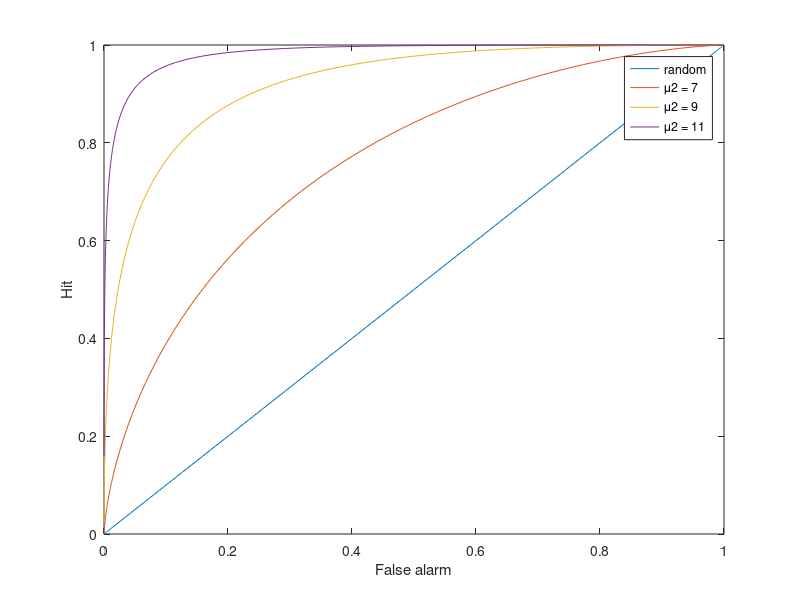

Recreate this plot in MATLAB.
% Consider two normal distributions with different means μ 1 = 5 and μ 2 = 7 (μ 1 < μ 2 )
% and equal variances σ 2 = 4 (see Fig.2.19 in book or lecture sheets). Let x ∗ be the value
% of a decision criterion used to classify an object having a feature with value x in class
% ω 1 for x < x ∗ and in class ω 2 for x ≥ x ∗ .

% The integral of the first distribution (with mean μ 1 ) for values of x ≥ x ∗ specifies the
% probability of wrongly classifying an object from class ω 1 into class ω 2 to be referred to
% as a false alarm. The integral of the second distribution for values of x ≥ x ∗ specifies the
% probability of correctly classifying an object from class ω 2 into class ω 2 , to be referred
% to as a hit.

% 1. Choose a value of x ∗ and compute the probabilities of hit (h) and false alarm (fa).
%x* = 6
% hit = integral 6 to inf for dist 2 = 1 - integral -inf to 6 = 
1 - normcdf(6, 7, 2)
% fa = integral 6 to inf for dist 1 = 1 - integral -inf to 6 = 
1 - normcdf(6, 5, 2)

% Plot the point (fa, h) in a graph with horizontal axis fa and vertical axis h. 
%Choose a few
% other values of x ∗ in the interval [μ 1 − 3σ; μ 2 + 3σ] (-1 ; 13) 
% and plot the corresponding (fa, h) points too.
x = [];y1 = [];y2 = [];y3 = [];
for xStar = -1:0.1:13
    x(end+1) = (1 - normcdf(xStar, 5, 2));
    y1(end+1) = (1 - normcdf(xStar, 7, 2));
    y2(end+1) = (1 - normcdf(xStar, 9, 2));
    y3(end+1) = (1 - normcdf(xStar, 11, 2));
    
    
end
plot(x,x)
hold on
plot(x,y1)
plot(x,y2)
plot(x,y3)
xlabel('False alarm')
ylabel('Hit')
legend('random', '\mu2 = 7','\mu2 = 9','\mu2 = 11')

% Repeat the computation of a ROC curve for the cases μ 2 = 9 and μ 2 = 11 and plot all
% three ROC curves in the same diagram. What is the value of the discriminability d for
% each of these cases?
% D(9) = (9-5)/2 = 2, 
% D(11) = (11-5)/2 = 3
